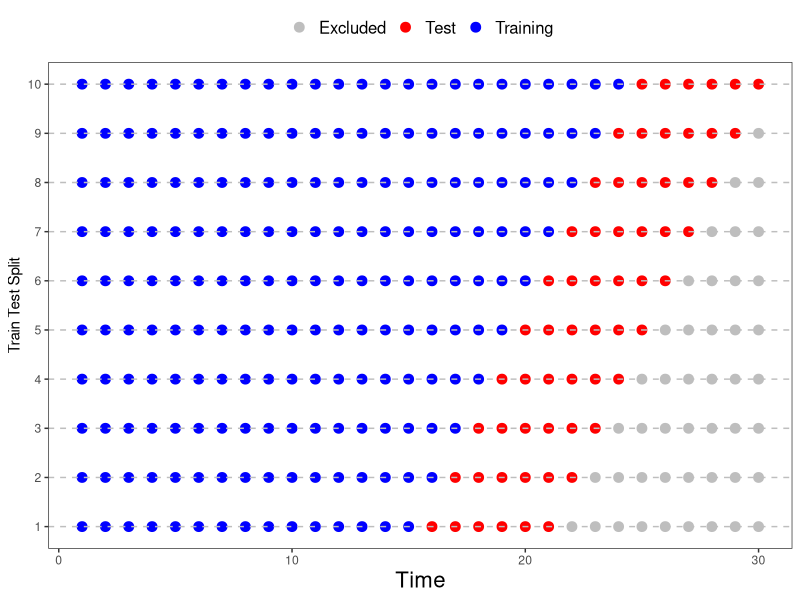
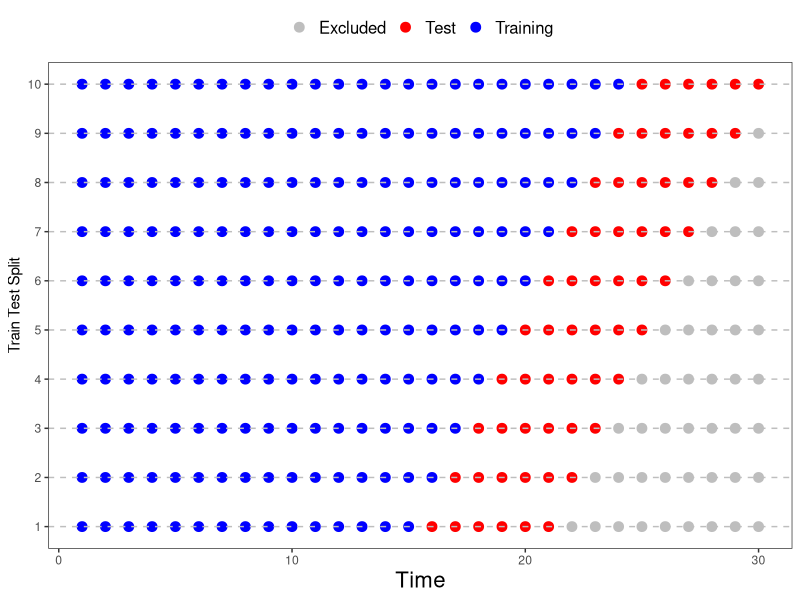

The R source for these figures, in order:
require(ggplot2)
require(dplyr)

n = 30
k = 10
h = 6

f = function(i, h, n){
  tst = rep('Test', h)
  trn = rep('Training', n-h-i)
  pad = rep('Excluded',i)
  c(trn, tst, pad)
}



df = tibble(
  t = rep(1:n,k),
  y = rep(k:1, each = n),
  c = factor(unlist(lapply(0:(k-1), f, h, n)))

)

p = ggplot(df) +
  geom_point(aes(t, y, color = c), size = 3) +
  geom_hline(yintercept = 1:k, linetype = "dashed", color = "gray") +
  scale_y_continuous(breaks = 1:k) +
  scale_color_manual(values = c("gray", "red", "blue")) +
  theme_bw() +
  theme(
    panel.grid = element_blank(),                # remove all grid lines
    legend.position = "top",
    legend.text = element_text(size = 12),
    legend.title = element_blank(),
    axis.title.x = element_text(size = 16)
  ) +
  xlab('Time') +
  ylab('Train Test Split')
p

ggsave("plot.png", plot = p, width = 8, height = 4)  # adjust height as needed